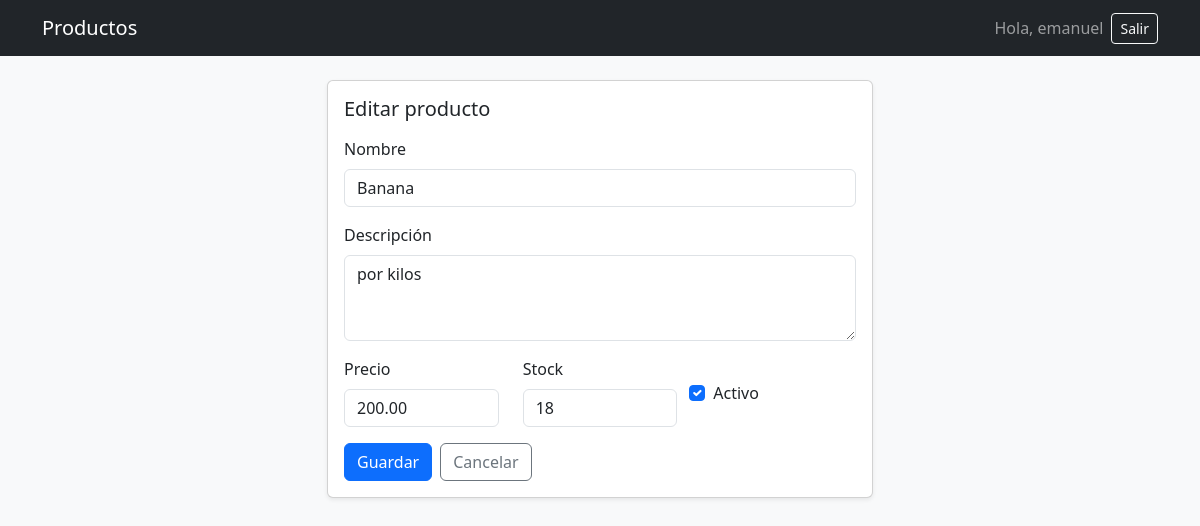
Screenshot of /productos/10/editar/ (signed in) with the database file from the repository.
### inventario/models.py (models this page shows, shortened)
class Producto(models.Model):
    nombre = models.CharField(max_length=120)
    descripcion = models.TextField(blank=True)
    precio = models.DecimalField(max_digits=12, decimal_places=2, default=0)
    stock = models.IntegerField(default=0)
    activo = models.BooleanField(default=True)
    creado = models.DateTimeField(auto_now_add=True)
    class Meta:
        ordering = ['-creado']

### inventario/views.py (the view)
# urls.py: path('productos/<int:pk>/editar/', inv.producto_update, name='producto_update'),
@login_required
def producto_update(request, pk):
    obj = get_object_or_404(Producto, pk=pk)
    if request.method == 'POST':
        form = ProductoForm(request.POST, instance=obj)
        if form.is_valid():
            form.save()
            messages.success(request, 'Producto actualizado.')
            return redirect('producto_list')
    else:
        form = ProductoForm(instance=obj)
    return render(request, 'producto_form.html', {'form': form, 'titulo':'Editar producto'})

### inventario/forms.py
class ProductoForm(forms.ModelForm):
    class Meta:
        model = Producto
        fields = ['nombre','descripcion','precio','stock','activo']
        widgets = {
            'nombre': forms.TextInput(attrs={'class':'form-control'}),
            'descripcion': forms.Textarea(attrs={'class':'form-control','rows':3}),
            'precio': forms.NumberInput(attrs={'class':'form-control','step':'0.01'}),
            'stock': forms.NumberInput(attrs={'class':'form-control','step':'1'}),
            'activo': forms.CheckboxInput(attrs={'class':'form-check-input'}),
        }

### core/templates/producto_form.html (shortened to what this page needs)
{% extends "base.html" %}
{% block content %}
<div class="row justify-content-center">
  <div class="col-md-6">
    <div class="card shadow-sm">
      <div class="card-body">
        <h5 class="mb-3">{{ titulo }}</h5>
        <form method="post" novalidate>
          <div class="mb-3">
            <label class="form-label">Nombre</label>
            {{ form.nombre }}
          </div>
          <div class="mb-3">
            <label class="form-label">Descripción</label>
            {{ form.descripcion }}
          </div>
          <div class="row">
            <div class="col-md-4 mb-3">
              <label class="form-label">Precio</label>
              {{ form.precio }}
            </div>
            <div class="col-md-4 mb-3">
              <label class="form-label">Stock</label>
              {{ form.stock }}
            </div>
            <div class="col-md-4 mb-3 form-check mt-4">
              {{ form.activo }} <label class="form-check-label">Activo</label>
            </div>
          </div>
          <div class="d-flex gap-2">
            <button class="btn btn-primary" type="submit">Guardar</button>
            <a class="btn btn-outline-secondary" href="{% url 'producto_list' %}">Cancelar</a>
          </div>
        </form>
      </div>
    </div>
  </div>
</div>
{% endblock %}

### core/templates/base.html (shortened to what this page needs)
<!DOCTYPE html>
<html lang="es">
<head>
  <link href="https://cdn.jsdelivr.net/npm/bootstrap@5.3.2/dist/css/bootstrap.min.css" rel="stylesheet">
</head>
<body class="bg-light">
<nav class="navbar navbar-expand-lg bg-dark navbar-dark mb-4">
  <div class="container">
    <a class="navbar-brand" href="{% url 'producto_list' %}">Productos</a>
    <div class="collapse navbar-collapse" id="navbarNav">
      <ul class="navbar-nav ms-auto align-items-center gap-2">
        {% if request.user.is_authenticated %}
          <li class="nav-item">
            <span class="navbar-text">Hola, {{ request.user.username }}</span>
          </li>
          <li class="nav-item">
            <form method="post" action="{% url 'logout' %}" class="m-0 d-inline">
              <button type="submit" class="btn btn-outline-light btn-sm">Salir</button>
            </form>
          </li>
        {% else %}
          <li class="nav-item">
            <a class="btn btn-outline-light btn-sm" href="{% url 'login' %}">Ingresar</a>
          </li>
        {% endif %}
      </ul>
    </div>
  </div>
</nav>
<main class="container">
  {% block content %}{% endblock %}
</main>
</body>
</html>

### rows the page displays
Producto: nombre "Banana", descripcion "por kilos", precio "200.00", stock "18", activo "☑"

### other values shown
{{ request.user.username }} "emanuel"
{{ titulo }} "Editar producto"
